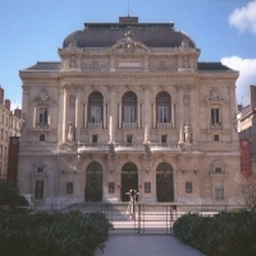
%> input picture image_process_matlab/Exp1/Exp1_image/C16.bmp, 256 x 256 px
$ octave --eval "hist_eq('Exp1_image/C16.bmp');"   (GNU Octave 9; MATLAB toolbox functions it lacks are replaced by stand-ins)
%> lines starting %> are read from the running program, lines starting %| are printed output that depends on the picture
function hist_eq( image_input )
%> called with image_input = 'Exp1_image/C16.bmp'
%将图像直方图均衡化，并将变换前后的直方图输出
%参数输入  图像的文件名

subplot(2,2,1);
Image=imread(image_input);
%> Image is the input picture: size 256x256x3 uint8; mean R, G, B 117, 113.9, 122.4

Image=uint8( 128+double(Image)/4 ); % 产生质量差的图像
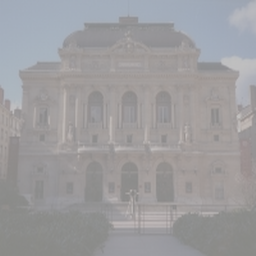
%> Image: size 256x256x3 uint8; mean R, G, B 157.4, 156.6, 158.7
title('输入图像');
imshow(Image);
%imwrite(Image,'temp.bmp')

subplot(2,2,2);
title('输入图像的直方图');
imhist(Image);

Image_hist=histeq(Image);
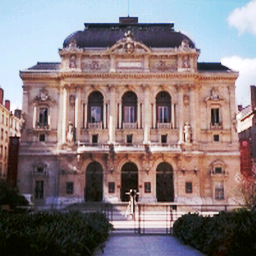
%> Image_hist: size 256x256x3 uint8; mean R, G, B 137.1, 123.2, 125.9
%> `hist_eq('Exp1_image/C16.bmp');`:
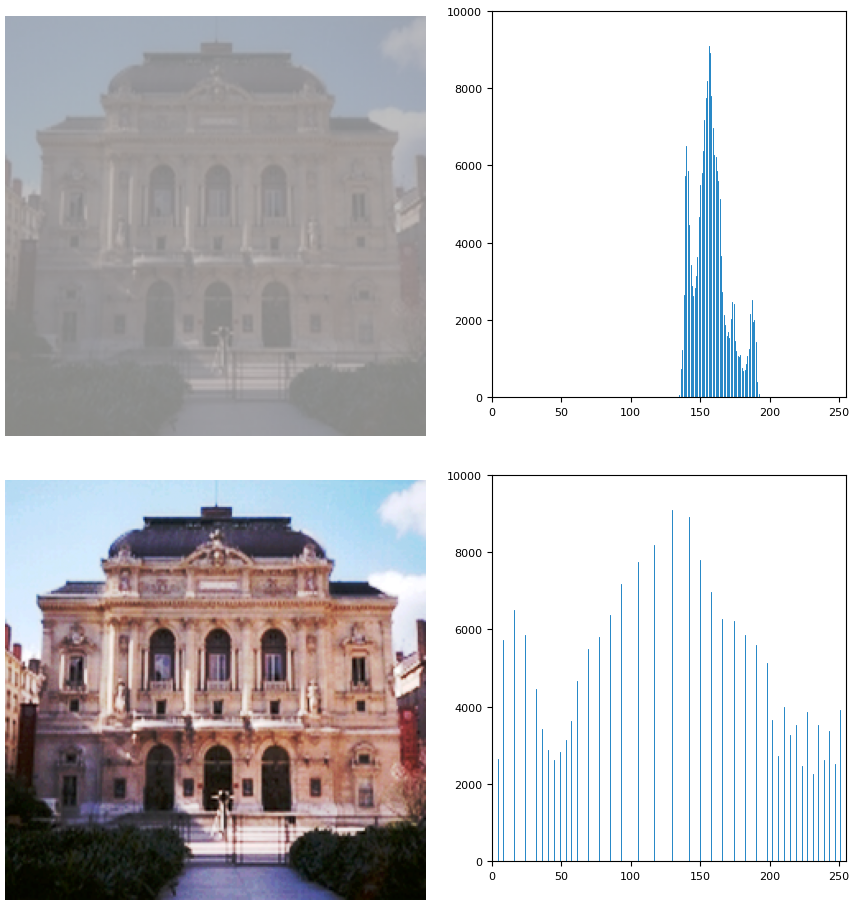
%> figure redrawn from the program's plot data, 4 panels
subplot(2,2,3);
title('均衡化后图像');
imshow(Image_hist,[]);
%imwrite(Image_hist,'hist.bmp');

subplot(2,2,4);
title('均衡化后图像的直方图');
imhist(Image_hist);

$ run again, on image_process_matlab/Exp1/Exp1_image/C18.bmp
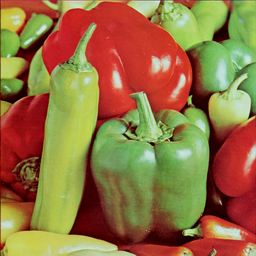
%> input picture image_process_matlab/Exp1/Exp1_image/C18.bmp, 256 x 256 px
%> in hist_eq, Image is the input picture: size 256x256x3 uint8; mean R, G, B 148, 114.1, 65.1
%> in hist_eq, `Image_hist=histeq(Image);`:
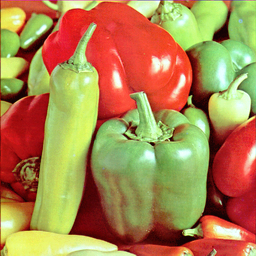
%> Image_hist: size 256x256x3 uint8; mean R, G, B 172.3, 133.3, 78.6
%> `hist_eq('Exp1_image/C16.bmp');`:
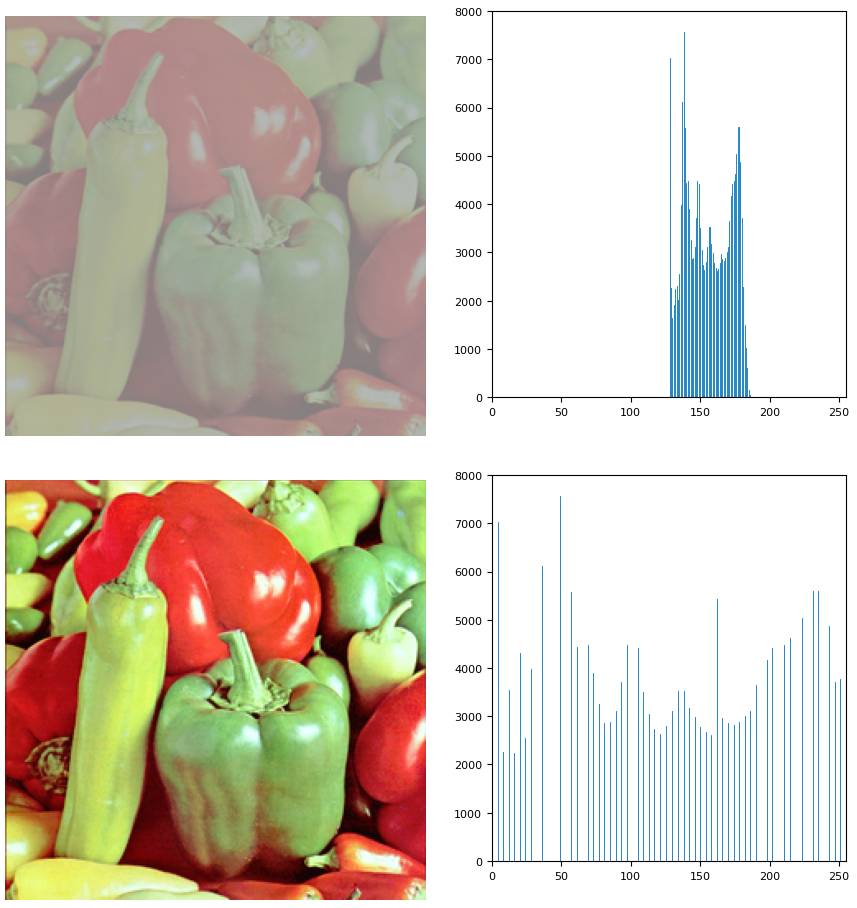
%> figure redrawn from the program's plot data, 4 panels

$ run again, on image_process_matlab/Exp1/Exp1_image/C4.bmp
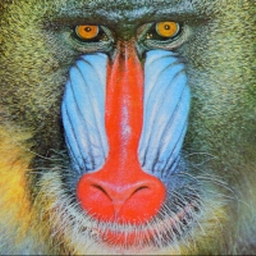
%> input picture image_process_matlab/Exp1/Exp1_image/C4.bmp, 256 x 256 px
%> in hist_eq, Image is the input picture: size 256x256x3 uint8; mean R, G, B 135.1, 126.6, 111
%> in hist_eq, `Image_hist=histeq(Image);`:
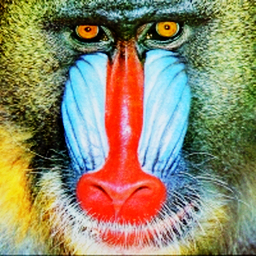
%> Image_hist: size 256x256x3 uint8; mean R, G, B 143.7, 136.2, 105.8
%> `hist_eq('Exp1_image/C16.bmp');`:
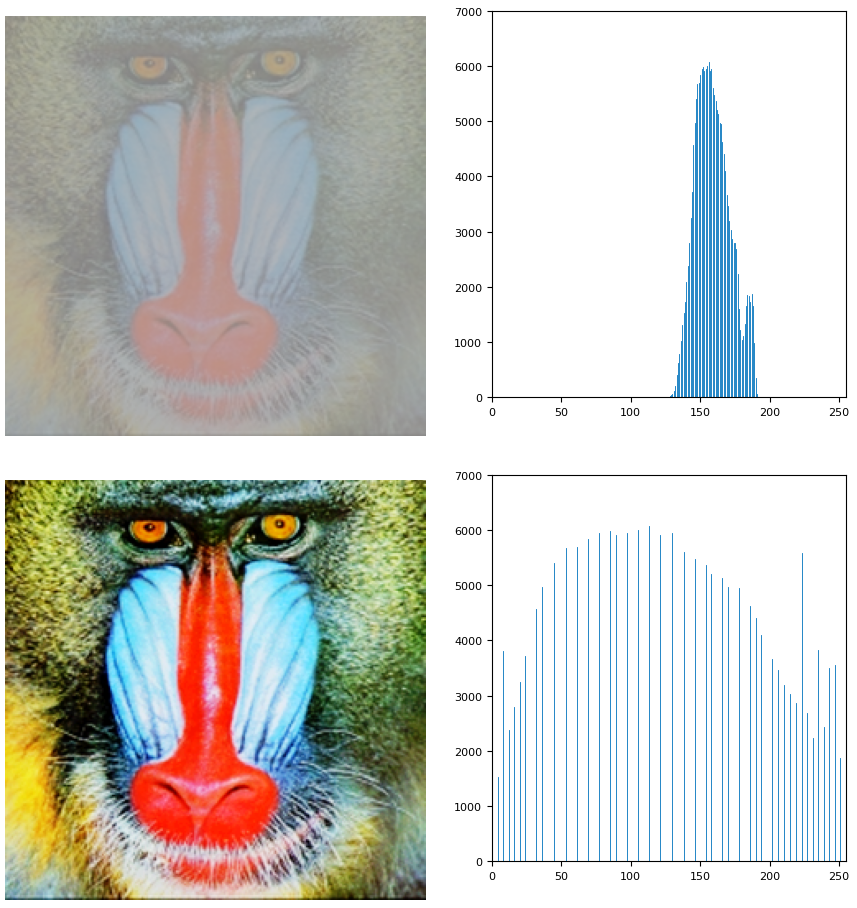
%> figure redrawn from the program's plot data, 4 panels
